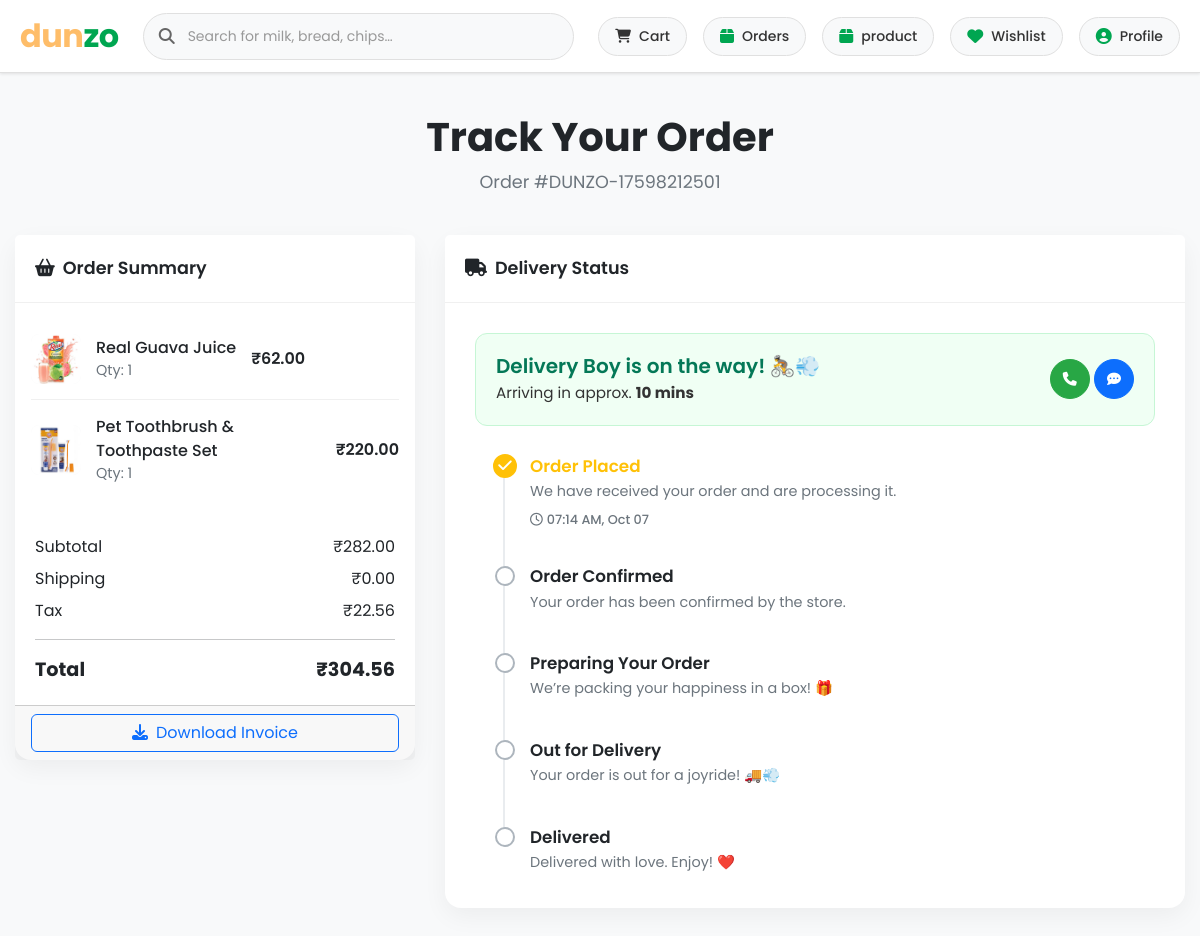
/track_order.php?order_number=DUNZO-17598212501 (signed in), run on the app's committed database.
### tables this page shows
CREATE TABLE `orders` (
  `id` int(11) NOT NULL,
  `user_id` int(11) NOT NULL,
  `order_number` varchar(50) NOT NULL,
  `subtotal` decimal(10,2) NOT NULL,
  `discount_amount` decimal(10,2) NOT NULL DEFAULT 0.00,
  `shipping_amount` decimal(10,2) NOT NULL DEFAULT 0.00,
  `tax_amount` decimal(10,2) NOT NULL,
  `coupon_code` varchar(50) DEFAULT NULL,
  `delivery_partner_id` int(11) DEFAULT NULL,
  `total_amount` decimal(10,2) NOT NULL,
  `status` enum('pending','confirmed','preparing','out_for_delivery','delivered','cancelled') DEFAULT 'pending',
  `delivery_priority` enum('standard','priority') NOT NULL DEFAULT 'standard',
  `delivery_address` text NOT NULL,
  `payment_method` varchar(50) DEFAULT 'COD',
  `created_at` timestamp NOT NULL DEFAULT current_timestamp(),
  `updated_at` timestamp NOT NULL DEFAULT current_timestamp() ON UPDATE current_timestamp(),
  `payment_id` varchar(255) DEFAULT NULL,
  `razorpay_order_id` varchar(255) DEFAULT NULL
);

CREATE TABLE `order_items` (
  `id` int(11) NOT NULL,
  `order_id` int(11) NOT NULL,
  `product_id` int(11) DEFAULT NULL,
  `product_name` varchar(200) NOT NULL,
  `quantity` int(11) NOT NULL,
  `price` decimal(10,2) NOT NULL,
  `image` varchar(255) DEFAULT NULL,
  `created_at` timestamp NOT NULL DEFAULT current_timestamp()
);

CREATE TABLE `products` (
  `id` int(11) NOT NULL,
  `name` varchar(200) NOT NULL,
  `category` varchar(100) NOT NULL,
  `sub_category` varchar(100) DEFAULT NULL,
  `description` text DEFAULT NULL,
  `price` decimal(10,2) NOT NULL,
  `image` varchar(255) NOT NULL,
  `stock` int(11) NOT NULL,
  `unit` varchar(50) NOT NULL,
  `stock_quantity` int(11) DEFAULT 0
);

### track_order.php (the view, shortened to what this page needs)
<?php
include 'config.php';
$user_id = $_SESSION['user_id'];
$order_number = $_GET['order_number'];
$stmt_order = $conn->prepare("SELECT * FROM orders WHERE order_number = ? AND user_id = ?");
$stmt_order->bind_param("si", $order_number, $user_id);
$stmt_order->execute();
$order_result = $stmt_order->get_result();
$order = $order_result->fetch_assoc();
$stmt_items = $conn->prepare("
    SELECT oi.*, p.image
    FROM order_items oi
    LEFT JOIN products p ON oi.product_id = p.id
    WHERE oi.order_id = ?
");
$stmt_items->bind_param("i", $order['id']);
$stmt_items->execute();
$items_result = $stmt_items->get_result();
$items = $items_result->fetch_all(MYSQLI_ASSOC);
function get_image_path($db_path) {
    $path = preg_replace('#^(\.\./|/DUNZO/|Product/)#', '', (string)$db_path);
    $path = ltrim($path, '/');
    return '/DUNZO/' . htmlspecialchars($path);
}
$all_statuses = [
    'pending' => ['icon' => 'fa-receipt', 'title' => 'Order Placed', 'text' => 'We have received your order and are processing it.'],
    'confirmed' => ['icon' => 'fa-check-double', 'title' => 'Order Confirmed', 'text' => 'Your order has been confirmed by the store.'],
    'preparing' => ['icon' => 'fa-box-open', 'title' => 'Preparing Your Order', 'text' => 'We’re packing your happiness in a box! 🎁'],
    'out_for_delivery' => ['icon' => 'fa-shipping-fast', 'title' => 'Out for Delivery', 'text' => 'Your order is out for a joyride! 🚚💨'],
    'delivered' => ['icon' => 'fa-house-user', 'title' => 'Delivered', 'text' => 'Delivered with love. Enjoy! ❤️'],
];
$current_status = $order['status'];
$status_keys = array_keys($all_statuses);
$current_status_index = array_search($current_status, $status_keys);
$delivery_partner = [
    'name' => 'Delivery Boy',
    'vehicle' => 'KA-01-XY-1234',
    'eta' => '10 mins',
];
?>
<!DOCTYPE html>
<html lang="en">
<head>
    <link href="https://cdn.jsdelivr.net/npm/bootstrap@5.3.3/dist/css/bootstrap.min.css" rel="stylesheet">
    <link rel="stylesheet" href="https://cdnjs.cloudflare.com/ajax/libs/font-awesome/6.4.0/css/all.min.css">
</head>
<body>
    <?php include 'includes/header.php'; ?>
    <div class="tracking-container">
        <div class="tracking-header">
            <h1>Track Your Order</h1>
            <p>Order #<?= htmlspecialchars($order['order_number']) ?></p>
        </div>
        <div class="tracking-grid">
            <div class="order-summary">
                <div class="card">
                    <div class="card-header">
                        <i class="fas fa-shopping-basket me-2"></i>Order Summary
                    </div>
                    <div class="card-body">
                        <?php foreach ($items as $item): ?>
                        <div class="order-item">
                            <img src="<?= get_image_path($item['image']) ?>" alt="<?= htmlspecialchars($item['product_name']) ?>">
                            <div class="item-info">
                                <div class="name"><?= htmlspecialchars($item['product_name']) ?></div>
                                <div class="qty">Qty: <?= $item['quantity'] ?></div>
                            </div>
                            <div class="item-price">₹<?= number_format($item['price'] * $item['quantity'], 2) ?></div>
                        </div>
                        <?php endforeach; ?>
                    </div>
                    <div class="order-total">
                        <div class="row mb-2">
                            <div class="col">Subtotal</div>
                            <div class="col text-end">₹<?= number_format($order['subtotal'], 2) ?></div>
                        </div>
                        <div class="row mb-2">
                            <div class="col">Shipping</div>
                            <div class="col text-end">₹<?= number_format($order['shipping_amount'], 2) ?></div>
                        </div>
                        <div class="row mb-2">
                            <div class="col">Tax</div>
                            <div class="col text-end">₹<?= number_format($order['tax_amount'], 2) ?></div>
                        </div>
                        <hr>
                        <div class="row grand-total">
                            <div class="col">Total</div>
                            <div class="col text-end">₹<?= number_format($order['total_amount'], 2) ?></div>
                        </div>
                    </div>
                    <div class="card-footer text-center">
                        <a href="invoice.php?order_id=<?= $order['id'] ?>" class="btn btn-outline-primary w-100">
                            <i class="fas fa-download me-2"></i>Download Invoice
                        </a>
                    </div>
                </div>
            </div>
            <div class="tracking-details">
                <div class="card">
                    <div class="card-header">
                        <i class="fas fa-truck me-2"></i>Delivery Status
                    </div>
                    <div class="card-body">
                        <?php if ($current_status !== 'cancelled'): ?>
                            <div class="delivery-partner-card">
                                <div class="partner-info flex-grow-1">
                                    <h5><?= $delivery_partner['name'] ?> is on the way! 🚴💨</h5>
                                    <p>Arriving in approx. <strong><?= $delivery_partner['eta'] ?></strong></p>
                                </div>
                                <div class="partner-actions">
                                    <a href="#" class="btn btn-success btn-sm"><i class="fas fa-phone"></i></a>
                                    <a href="#" class="btn btn-primary btn-sm"><i class="fas fa-comment-dots"></i></a>
                                </div>
                            </div>
                            <div class="timeline">
                                <?php foreach ($all_statuses as $status_key => $status_details):
                                    $status_index = array_search($status_key, $status_keys, true);
                                    $class = 'pending';
                                    if ($current_status_index !== false) {
                                        if ($status_index < $current_status_index) {
                                            $class = 'completed';
                                        } elseif ($status_index === $current_status_index) {
                                            $class = 'active';
                                        }
                                    }
                                ?>
                                <div class="timeline-item <?= $class ?>">
                                    <div class="timeline-icon">
                                        <?php if ($class === 'completed' || $class === 'active'): ?>
                                            <i class="fas fa-check"></i>
                                        <?php endif; ?>
                                    </div>
                                    <div class="timeline-content">
                                        <h5><?= $status_details['title'] ?></h5>
                                        <p><?= $status_details['text'] ?></p>
                                        <?php
                                            $timestamp = 0;
                                            if ($status_key === 'pending') {
                                                $timestamp = strtotime($order['created_at']);
                                            } elseif ($class === 'active' || ($class === 'completed' && $status_key === 'delivered')) {
                                                $timestamp = strtotime($order['updated_at']);
                                            }
                                            if ($timestamp > 0) { echo '<small class="timeline-time"><i class="far fa-clock me-1"></i>' . date('h:i A, M d', $timestamp) . '</small>'; }
                                        ?>
                                    </div>
                                </div>
                                <?php endforeach; ?>
                            </div>
                        <?php endif; ?>
                    </div>
                </div>
            </div>
        </div>
    </div>
</body>
</html>

### track_order.php (style rules this page uses)
body { background-color: #f8f9fa; font-family: 'Poppins', sans-serif; }
.tracking-container { max-width: 1200px; margin: 40px auto; padding: 0 15px; }
.tracking-header { text-align: center; margin-bottom: 40px; }
.tracking-header h1 { font-weight: 700; color: #212529; }
.tracking-header p { color: #6c757d; font-size: 1.1rem; }
.tracking-grid { display: grid; grid-template-columns: 400px 1fr; gap: 30px; }
.card { border: none; border-radius: 16px; box-shadow: 0 8px 25px rgba(0,0,0,0.05); background: #fff; }
.card-header { background-color: #fff; border-bottom: 1px solid #f0f0f0; font-weight: 600; font-size: 1.1rem; padding: 1.25rem; border-top-left-radius: 16px; border-top-right-radius: 16px; }
.order-summary .order-item { display: flex; gap: 15px; align-items: center; padding: 15px 0; border-bottom: 1px solid #f0f0f0; }
.order-summary .order-item:last-child { border-bottom: none; }
.order-summary .order-item img { width: 50px; height: 50px; object-fit: contain; border-radius: 8px; background-color: #f8f9fa; }
.order-summary .item-info .name { font-weight: 500; }
.order-summary .item-info .qty { font-size: 0.9rem; color: #6c757d; }
.order-summary .item-price { font-weight: 600; }
.order-summary .order-total { padding: 1.25rem; }
.order-summary .grand-total { font-size: 1.2rem; font-weight: 700; }
.tracking-details .card-body { padding: 30px; }
.delivery-partner-card { display: flex; align-items: center; gap: 20px; background-color: #f0fff4; padding: 20px; border-radius: 12px; margin-bottom: 30px; border: 1px solid #c6f6d5; }
.partner-info h5 { margin-bottom: 4px; font-weight: 600; color: #047857; }
.partner-info p { margin-bottom: 0; font-size: 0.95rem; color: #333; }
.partner-actions .btn { border-radius: 50%; width: 40px; height: 40px; display: inline-flex; align-items: center; justify-content: center; }
.btn-success { background-color: #28a745; border-color: #28a745; }
.btn-primary { background-color: #0d6efd; border-color: #0d6efd; }
.timeline { position: relative; padding-left: 20px; }
.timeline-item { position: relative; padding-left: 35px; padding-bottom: 35px; }
.timeline-item:last-child { padding-bottom: 0; }
.timeline-item::before { content: ''; position: absolute; left: 8px; top: 20px; width: 2px; height: 100%; background: #e9ecef; }
.timeline-item:last-child::before { display: none; }
.timeline-icon { position: absolute; left: 0; top: 0; width: 20px; height: 20px; border-radius: 50%; background-color: #fff; border: 2px solid #e9ecef; display: flex; align-items: center; justify-content: center; z-index: 1; transition: all 0.3s ease; }
.timeline-item.active .timeline-icon { border-color: #ffc107; background-color: #ffc107; transform: scale(1.2); }
.timeline-item.pending .timeline-icon { border-color: #adb5bd; background-color: #fff; }
.timeline-icon i { color: white; font-size: 0.8rem; }
.timeline-content h5 { font-weight: 600; font-size: 1.05rem; margin-bottom: 5px; }
.timeline-content p { font-size: 0.9rem; color: #6c757d; margin-bottom: 5px; }
.timeline-content .timeline-time { font-size: 0.8rem; color: #6c757d; font-weight: 500; }
.timeline-item.active .timeline-content h5 { color: #ffc107; }

### data on the page
orders: order_number "DUNZO-17598212501", subtotal "282.00", shipping_amount "0.00", tax_amount "22.56", total_amount "304.56", status "pending" (drawn), title "Order Placed", text "We have received your order and are processing it.", created_at "07:14 AM, Oct 07"
order_items: product.image (picture), product_name "Real Guava Juice", quantity "1", $item['price']*$item['quantity'] "62.00"
order_items: product.image (picture), product_name "Pet Toothbrush & Toothpaste Set", quantity "1", $item['price']*$item['quantity'] "220.00"

### other printed values
$delivery_partner['name'] "Delivery Boy"
$delivery_partner['eta'] "10 mins"
$status_details['title'] "Order Confirmed"
$status_details['text'] "Your order has been confirmed by the store."
$status_details['title'] "Preparing Your Order"
$status_details['text'] "We’re packing your happiness in a box! 🎁"
$status_details['title'] "Out for Delivery"
$status_details['text'] "Your order is out for a joyride! 🚚💨"
$status_details['title'] "Delivered"
$status_details['text'] "Delivered with love. Enjoy! ❤️"
